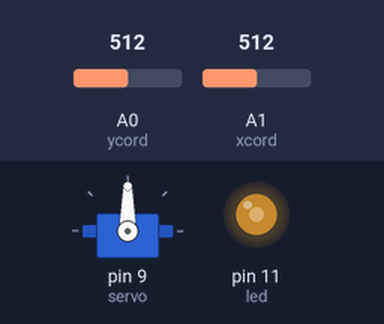
This sketch was run on a simulated Arduino Uno, built with avr-gcc and run on an emulated ATmega328P. On the bench: servo, output pins drawn as LEDs (lit = HIGH). The inputs (shaded band) are chosen by the test bench; at power-on: A0 (ycord) = 512, A1 (xcord) = 512.

Above: at 1.2 s.
1.3 s: A0 (ycord) set to 716
At 2.1 s:
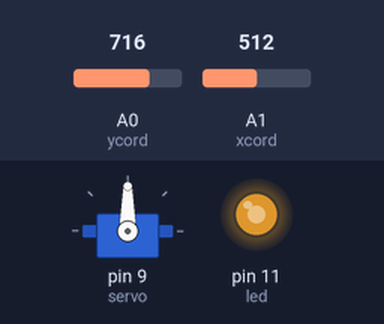
2.8 s: A1 (xcord) set to 716
At 3.2 s:
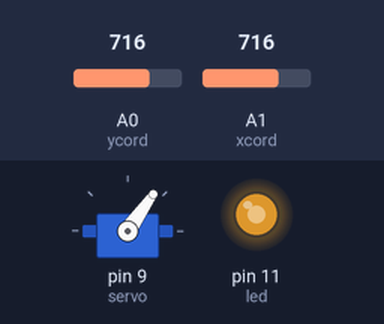
4.3 s: A0 (ycord) set to 900
At 5.5 s:
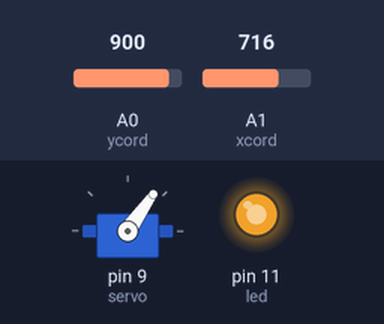
5.8 s: A1 (xcord) set to 900
At 6.7 s:
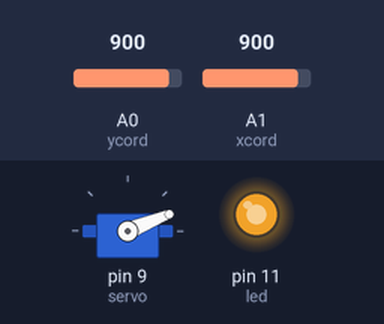
7.3 s: A1 (xcord) set to 1023
At 7.8 s:
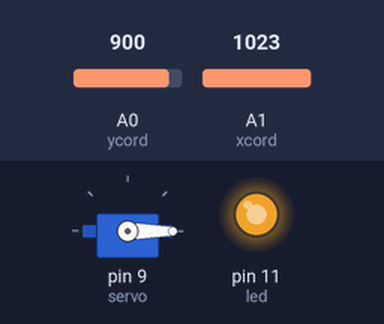
8.8 s: A0 (ycord) set to 511
At 10.2 s:
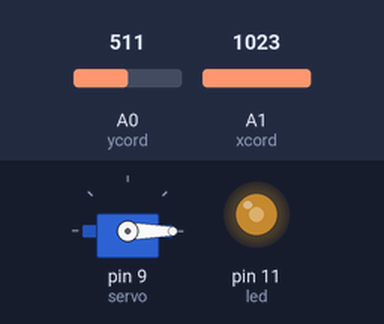
Timing chart, 0 to 11.3 s (numbered marks = the images above; inputs shaded):
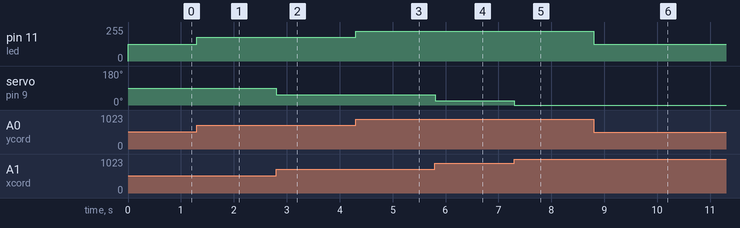

Measured:
- after the input at 1.3 s, pin 11 (led): 127/255 → 178/255 at once
- after the input at 2.8 s, servo on pin 9 (servo): 90° → 55° at once
- after the input at 4.3 s, pin 11 (led): 178/255 → 224/255 at once
- after the input at 5.8 s, servo on pin 9 (servo): 55° → 22° at once
- after the input at 7.3 s, servo on pin 9 (servo): 22° → 0° at once
- after the input at 8.8 s, pin 11 (led): 224/255 → 127/255 at once

The sketch:

servo_motor.ino
```cpp
#include <Servo.h>

Servo servo1;

const int sw = 2;
const int ycord = 0;
const int xcord = 1;
const int led = 11;
const int servo = 9;

int joyValX;
int brightness;

void setup()
{
    pinMode(sw, INPUT_PULLUP);
    pinMode(led, OUTPUT);
    digitalWrite(sw, HIGH);
    servo1.attach(servo);
    Serial.begin(115200);
}

void loop()
{
    joyValX = analogRead(xcord);

    brightness = analogRead(ycord);
    joyValX = map(joyValX, 0, 1023, 180, 0);
    servo1.write(joyValX);
    brightness = map(brightness, 0, 1023, 0, 255);
    analogWrite(led, brightness);
    delay(5);
}
```
